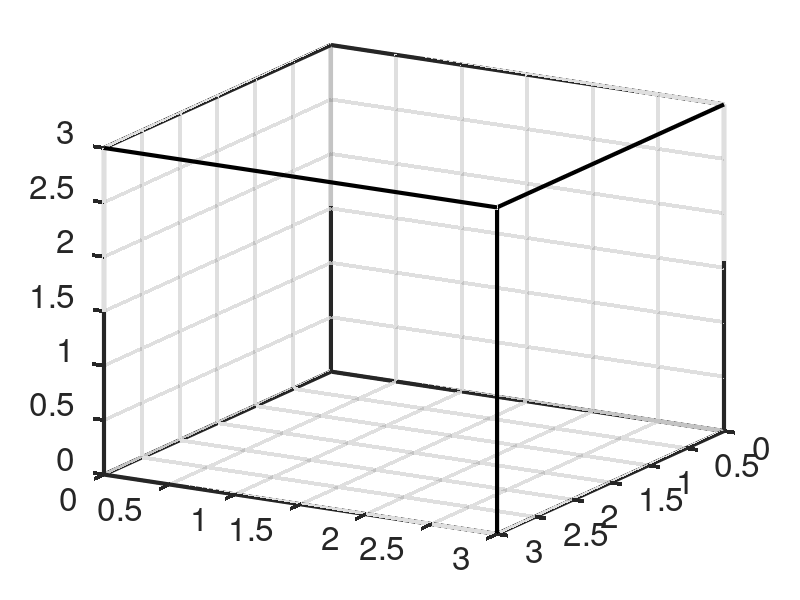

The MATLAB source for this figure: (Note: this script raises an error after producing the figure.)
function plotspan()
  figure(1)
  clf
  set(gcf,'position',[50,500,700,700]);
  [X,Y,Z] = deal(3);
  lw = 3;
  ex = X*1.3;
  ey = Y*1.2;
  ez = Z*1.1;
  axis([0,X,0,Y,0,Z]);
  view(120,20);
  hold on
  box on
  set(gca,'linewidth',lw,'fontsize',24)
  grid on
  fs = 24;
  ax = gca();
  o = [0,0,0];
  finishbox()
  cosys();
  set(ax,'ticklen',[0,0.02])
  set(gca,'position',[0.13,0.11,0.74,0.80]);
  [PX,PY] = deal([0,X,X,0]);
  PZ = [0,0,Z,Z];
  patch(PX,PY,PZ,rgb('wheat'),'FaceAlpha',0.5, 'linew', lw)
  u = [1,1,0];
  v = [0,0,1];
  w = 3*u + 2*v;
  dx = 0.08;
  txt(u, "u", dx, dx, 'r');
  txt(v, "v", dx, 0, 'r');
  txt(w, "3u + 2v", dx, 0);
  or(u), or(v), or(w)
  set(gcf,'color','w')
  
  function txt(a, s, dx, dz, p)
    s = s + " = (" + a(1) + "," + a(2) + "," + a(3) + ")";
    if nargin == 4
      text(a(1), a(2) + dx, a(3) - dz, s, 'fontsize', fs);
    else
      text(a(1), a(2) - dx, a(3) - dz, s, 'fontsize', fs, 'horiz', 'right');
    end
  end
  
  function or(a)
    sh = [0.0001, 0, 0];
    arrow(sh, a + sh, 'color', rgb('darkred'), 'linew', 5);
  end
  
  function finishbox()
    plot3([X,X,0],[0,Y,Y],[Z,Z,Z],'k','linew',lw)
    plot3([X,Y],[X,Y],[0,Z],'k','linew',lw);
    ax.XTick = 0:X;
    ax.YTick = 0:Y;
    ax.ZTick = 0:Z;
  end
  
  function cosys()
    arrow(o, [ex, 0, 0], 'linew', lw);
    arrow(o, [0, ey, 0], 'linew', lw);
    arrow(o, [0, 0, ez], 'linew', lw);
    dd = 0.08;
    text(0, dd, ez+dd, 'z', 'fontsize',fs)
    text(0, ey-0.5*dd, -1.5*dd, 'y', 'fontsize', fs)
    text(ex+0.5*dd, 0, -1.5*dd, 'x', 'fontsize', fs)
  end
end